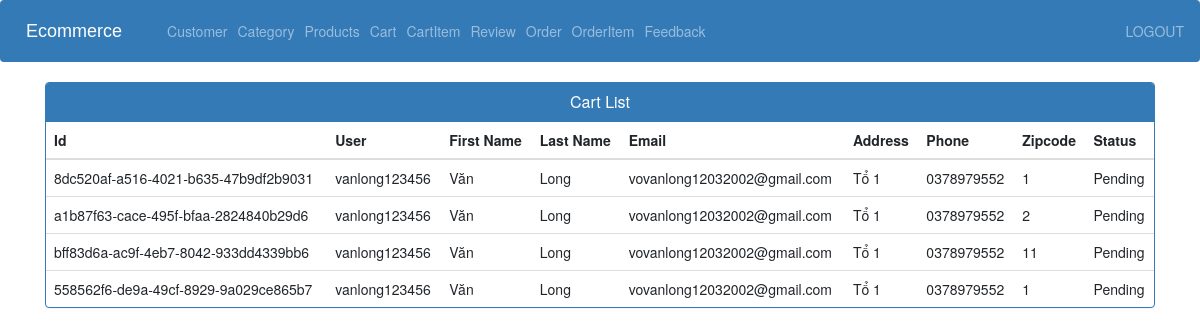
The app's page /order_view_admin/ (signed in), older data.
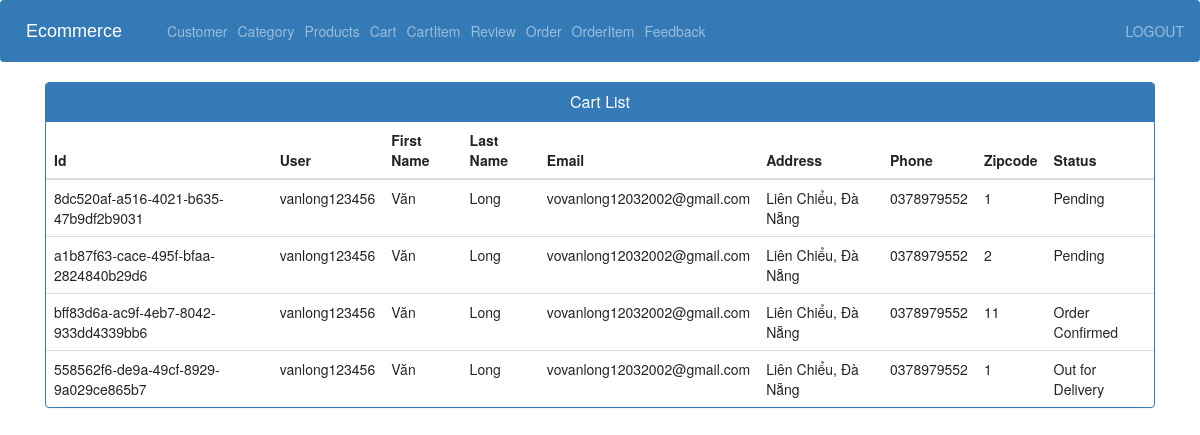
The same page, newer data.
### store/models.py (models this page shows)
class Order(models.Model):
    STATUS =(
        ('Pending','Pending'),
        ('Order Confirmed','Order Confirmed'),
        ('Out for Delivery','Out for Delivery'),
        ('Delivered','Delivered'),
    )
    id = models.UUIDField(default=uuid.uuid4, primary_key=True)
    user = models.ForeignKey(User, on_delete=models.CASCADE)
    first_name = models.CharField(max_length=255)
    last_name = models.CharField(max_length=255)
    email = models.EmailField(max_length=255)
    address = models.CharField(max_length=255)
    phone = models.CharField(max_length=255)
    zipcode = models.CharField(max_length=255)
    date_ordered = models.DateTimeField(auto_now_add=True)
    status=models.CharField(max_length=50,null=True,choices=STATUS, default='Pending')

### store/views.py (the view)
# urls.py: path('order_view_admin/',views.order_view_admin, name='order_view_admin'),
@login_required(login_url='adminlogin')
def order_view_admin(request):
    orders= Order.objects.all()
    context = {'orders':orders}
    return render(request, 'admin/view_order.html',context)

### store/templates/admin/view_order.html (shortened to what this page needs)
{% extends 'admin/admin_base.html' %}
{% load static %}
{% block content %}
<head>
  <link href="//netdna.bootstrapcdn.com/bootstrap/3.0.0/css/bootstrap.min.css" rel="stylesheet" id="bootstrap-css">
</head>
<div class="container vh-100">
  <div class="panel panel-primary">
    <div class="panel-heading">
      <h6 class="panel-title">Cart List</h6>
    </div>
    <table class="table table-hover" id="dev-table">
      <thead>
        <tr>
          <th>Id </th>
          <th>User</th>
          <th>First Name</th>
          <th>Last Name</th>
          <th>Email</th>
          <th>Address</th>
          <th>Phone</th>
          <th>Zipcode</th>
          <th>Status</th>
        </tr>
      </thead>
      {% for p in orders %}
      {% if p %}
      <tr>
        <td> {{p.id}}</td>
        <td>{{ p.user.username }}</td>
        <td>{{p.first_name}}</td>
        <td>{{p.last_name}}</td>
        <td>{{p.email}}</td>
        <td>{{p.address}}</td>
        <td>{{p.phone}}</td>
        <td>{{p.zipcode}}</td>
        <td>{{p.status}}</td>
      </tr>
      {%else%}
      <br><br><br>
      <h1>no products</h1>
      {% endif %}
      {% endfor %}
    </table>
  </div>
</div>
{% endblock content %}

Row changes from the older to the newer data that the page shows:
changed Order "8dc520af-a516-4021-b635-47b9df2b9031": address "Tổ 1" → "Liên Chiểu, Đà Nẵng"
changed Order "a1b87f63-cace-495f-bfaa-2824840b29d6": address "Tổ 1" → "Liên Chiểu, Đà Nẵng"
changed Order "bff83d6a-ac9f-4eb7-8042-933dd4339bb6": address "Tổ 1" → "Liên Chiểu, Đà Nẵng"; status "Pending" → "Order Confirmed"
changed Order "558562f6-de9a-49cf-8929-9a029ce865b7": address "Tổ 1" → "Liên Chiểu, Đà Nẵng"; status "Pending" → "Out for Delivery"
